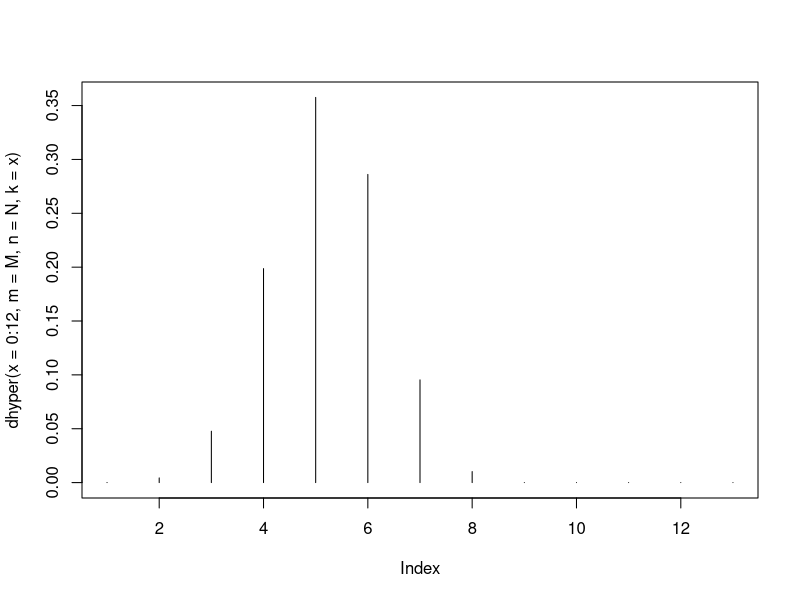
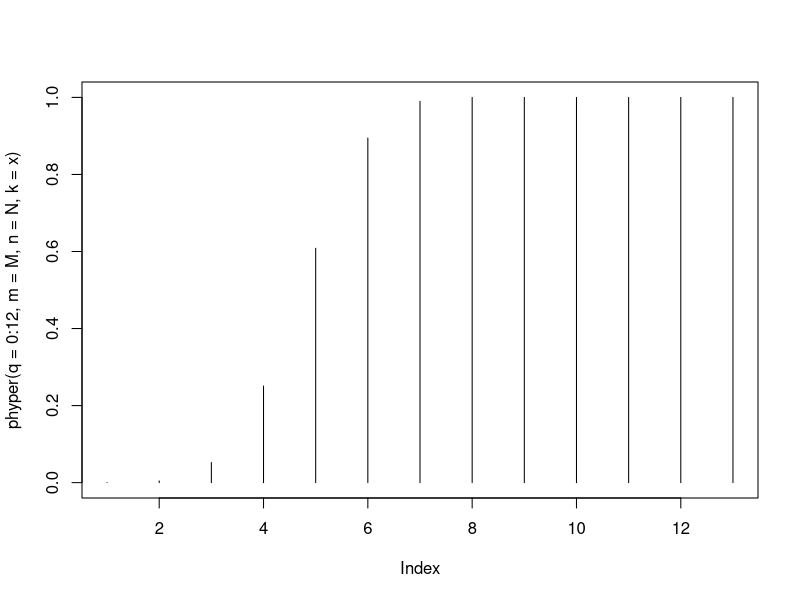
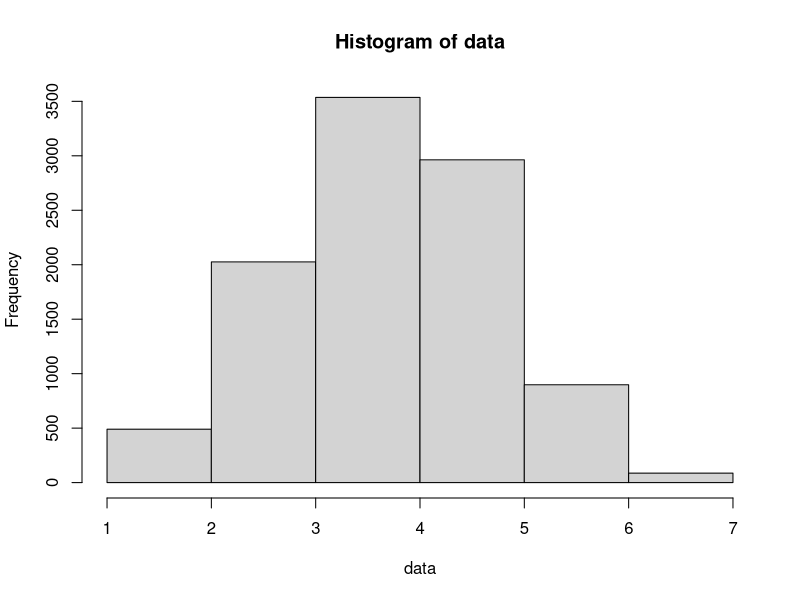

Generate these figures, in order, with R:
## ---- chunk 1
knitr::opts_chunk$set(echo = TRUE)
## ---- chunk 2
M = 7
N = 13
x = 12

dhyper(x = 0:12, m = M, n = N, k = x)
# Probabilidad de que salga un perro, de que salgan 2 perros, de que salgan3 perros... 
#de que salgan k perros. Es imposible que salgan más perros de los que hay.

plot(dhyper(x = 0:12, m = M, n = N, k = x), type="h")

phyper(q = 0:12, m = M, n = N, k = x)
# Probabilidad acumulada de que salgan x o menos perros
plot(phyper(q = 0:12, m = M, n = N, k = x), type="h")


qhyper(p = 0.5, m=M, n=N, k=x) #Mediana


## ---- chunk 3
data=rhyper(nn = 10000, m = M, n = N, k = x)
hist(data, breaks=8)
